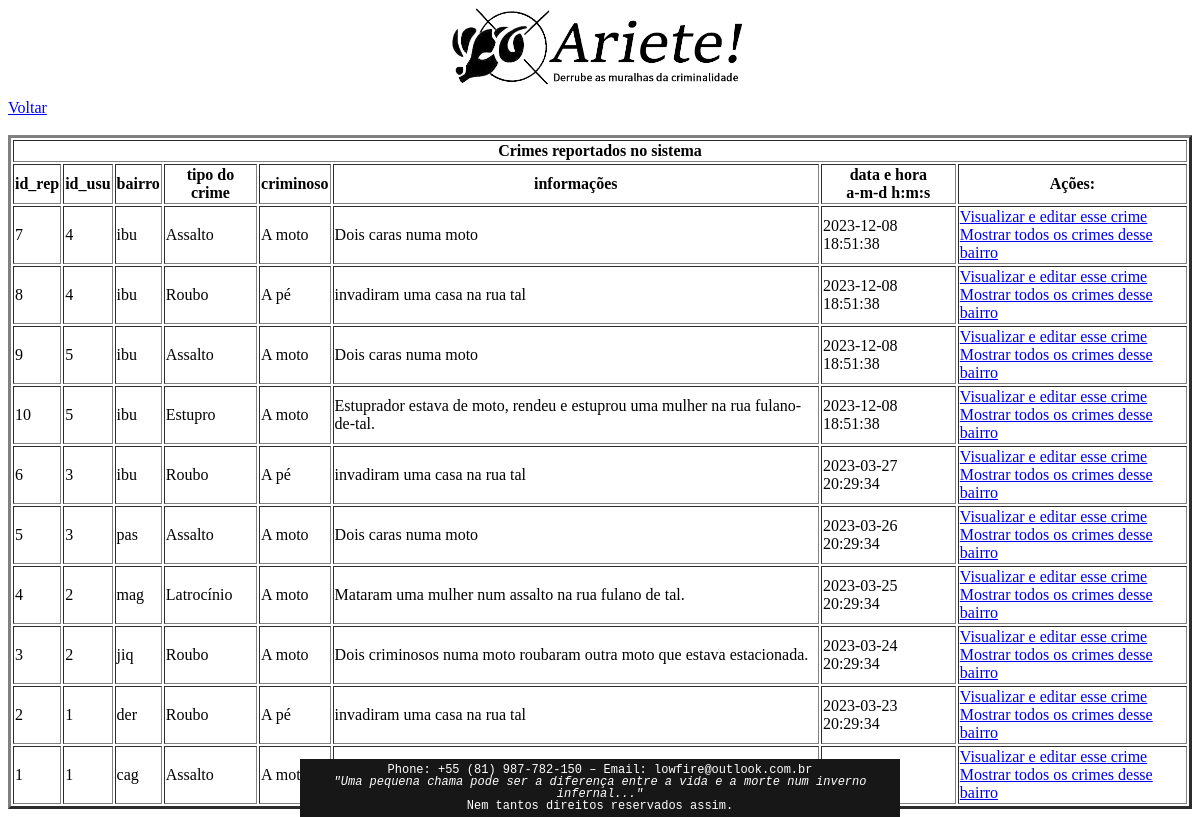
/ariete/php/admcrimes.php (signed in), run on the app's committed database.
### tables this page shows
CREATE TABLE IF NOT EXISTS crimereport(
	id_rep INTEGER PRIMARY KEY AUTO_INCREMENT,
	id_usu INTEGER NOT NULL,
	distr VARCHAR(50) NOT NULL,
	crimetype VARCHAR(50) NOT NULL,
	criminal VARCHAR(50) NOT NULL,
	addinfo VARCHAR(100),
	dtime DATETIME NOT NULL
);

### ariete/php/admcrimes.php (the view, shortened to what this page needs)
<?php
	include 'dbconn.php';
?>
<!DOCTYPE html>
<html lang="pt-BR">
<head>
</head>
<?php
	include '../header.php';
?>
<link rel="stylesheet" type="text/css" href="../css/header.css" />
<body>
	<a href="adm.php">Voltar</a>
	<br><br>
	<table border="3">
		<thead>
			<th scope="col" colspan="8">Crimes reportados no sistema</th>
			<tr>
				<th scope="col">id_rep</th>
				<th scope="col">id_usu</th>
				<th scope="col">bairro</th>
				<th scope="col">tipo do crime</th>
				<th scope="col">criminoso</th>
				<th scope="col">informações</th>
				<th scope="col">data e hora<br>a-m-d h:m:s</th>
				<th scope="col">Ações:</th>
			</tr>
		</thead>
		<tbody>
			<?php
				$result = $dbconn -> query("SELECT * FROM `crimereport` ORDER BY `crimereport`.`dtime` DESC");
				while ($row = mysqli_fetch_assoc($result)) {
			?>
				<tr>
					<td><?php echo $row['id_rep'] ?></td>
					<td><?php echo $row['id_usu'] ?></td>
					<td><?php echo $row['distr'] ?></td>
					<td><?php echo $row['crimetype'] ?></td>
					<td><?php echo $row['criminal'] ?></td>
					<td><?php echo $row['addinfo'] ?></td>
					<td><?php echo $row['dtime'] ?></td>
					<td>
						<a href="admcriv.php?idrepv=<?php echo $row['id_rep']?>&idusuv=<?php echo $row['id_usu']?>">
						Visualizar e editar esse crime
						</a>
						<br>
						<a href="admcridist.php?distr=<?php echo $row['distr']?>" >
						Mostrar todos os crimes desse bairro
						</a>
					</td>
				</tr>
			<?php
				}
			?>
		</tbody>
	</table>
</body>
<?php
	include '../footer.php';
?>
<link rel="stylesheet" type="text/css" href="../css/footer.css" />
</html>

### ariete/header.php
<head>
	<link rel="stylesheet" type="text/css" href="css/header.css" />
</head>
<header>
	<div class="header">
		<img src="img/arieteSloganT.png">
	</div>
</header>

### ariete/footer.php
<head>
	<link rel="stylesheet" type="text/css" href="css/footer.css" />
</head>
<footer>
	<div id="footer">
		Phone: +55 (81) 987-782-150 – Email: lowfire@outlook.com.br
		<br>
		<i>"Uma pequena chama pode ser a diferença entre a vida e a morte num inverno infernal..."</i>
		<br>
		Nem tantos direitos reservados assim.
	</div>
</footer>

### ariete/css/header.css (style rules this page uses)
.header { text-align:center; }
.header img { width: 25%; }

### ariete/css/footer.css (style rules this page uses)
footer { background-color: #171717 ; color:#fff; text-align: center; font-size:12px; line-height:12px; padding:5px; position: fixed; left: 50%; bottom:0%; transform: translate(-50%, -0%); font-family:"Lucida Console", monospace; }

### data on the page
crimereport: id_rep "7", id_usu "4", distr "ibu", crimetype "Assalto", criminal "A moto", addinfo "Dois caras numa moto", dtime "2023-12-08 18:51:38"
crimereport: id_rep "8", id_usu "4", distr "ibu", crimetype "Roubo", criminal "A pé", addinfo "invadiram uma casa na rua tal", dtime "2023-12-08 18:51:38"
crimereport: id_rep "9", id_usu "5", distr "ibu", crimetype "Assalto", criminal "A moto", addinfo "Dois caras numa moto", dtime "2023-12-08 18:51:38"
crimereport: id_rep "10", id_usu "5", distr "ibu", crimetype "Estupro", criminal "A moto", addinfo "Estuprador estava de moto, rendeu e estuprou uma mulher na rua fulano-de-tal.", dtime "2023-12-08 18:51:38"
crimereport: id_rep "6", id_usu "3", distr "ibu", crimetype "Roubo", criminal "A pé", addinfo "invadiram uma casa na rua tal", dtime "2023-03-27 20:29:34"
crimereport: id_rep "5", id_usu "3", distr "pas", crimetype "Assalto", criminal "A moto", addinfo "Dois caras numa moto", dtime "2023-03-26 20:29:34"
crimereport: id_rep "4", id_usu "2", distr "mag", crimetype "Latrocínio", criminal "A moto", addinfo "Mataram uma mulher num assalto na rua fulano de tal.", dtime "2023-03-25 20:29:34"
crimereport: id_rep "3", id_usu "2", distr "jiq", crimetype "Roubo", criminal "A moto", addinfo "Dois criminosos numa moto roubaram outra moto que estava estacionada.", dtime "2023-03-24 20:29:34"
crimereport: id_rep "2", id_usu "1", distr "der", crimetype "Roubo", criminal "A pé", addinfo "invadiram uma casa na rua tal", dtime "2023-03-23 20:29:34"
crimereport: id_rep "1", id_usu "1", distr "cag", crimetype "Assalto", criminal "A moto"
